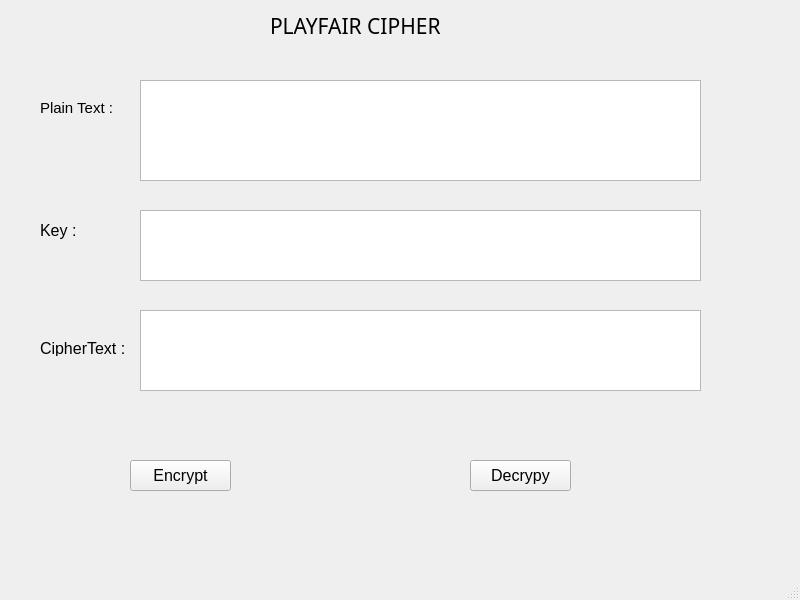
<?xml version="1.0" encoding="UTF-8"?>
<ui version="4.0">
 <class>MainWindow</class>
 <widget class="QMainWindow" name="MainWindow">
  <property name="geometry">
   <rect>
    <x>0</x>
    <y>0</y>
    <width>800</width>
    <height>600</height>
   </rect>
  </property>
  <property name="font">
   <font>
    <pointsize>12</pointsize>
   </font>
  </property>
  <property name="windowTitle">
   <string>MainWindow</string>
  </property>
  <widget class="QWidget" name="centralwidget">
   <widget class="QLabel" name="label">
    <property name="geometry">
     <rect>
      <x>270</x>
      <y>15</y>
      <width>221</width>
      <height>21</height>
     </rect>
    </property>
    <property name="font">
     <font>
      <family>Revit_HEB_DWG</family>
      <pointsize>16</pointsize>
     </font>
    </property>
    <property name="text">
     <string>PLAYFAIR CIPHER</string>
    </property>
   </widget>
   <widget class="QLabel" name="label_2">
    <property name="geometry">
     <rect>
      <x>40</x>
      <y>100</y>
      <width>81</width>
      <height>16</height>
     </rect>
    </property>
    <property name="font">
     <font>
      <pointsize>11</pointsize>
     </font>
    </property>
    <property name="text">
     <string>Plain Text :</string>
    </property>
   </widget>
   <widget class="QLabel" name="label_3">
    <property name="geometry">
     <rect>
      <x>40</x>
      <y>220</y>
      <width>47</width>
      <height>21</height>
     </rect>
    </property>
    <property name="text">
     <string>Key :</string>
    </property>
   </widget>
   <widget class="QLabel" name="label_4">
    <property name="geometry">
     <rect>
      <x>40</x>
      <y>340</y>
      <width>101</width>
      <height>16</height>
     </rect>
    </property>
    <property name="text">
     <string>CipherText : </string>
    </property>
   </widget>
   <widget class="QPlainTextEdit" name="txt_plain_text">
    <property name="geometry">
     <rect>
      <x>140</x>
      <y>80</y>
      <width>561</width>
      <height>101</height>
     </rect>
    </property>
   </widget>
   <widget class="QTextEdit" name="txt_key">
    <property name="geometry">
     <rect>
      <x>140</x>
      <y>210</y>
      <width>561</width>
      <height>71</height>
     </rect>
    </property>
   </widget>
   <widget class="QPlainTextEdit" name="txt_cipher_text">
    <property name="geometry">
     <rect>
      <x>140</x>
      <y>310</y>
      <width>561</width>
      <height>81</height>
     </rect>
    </property>
   </widget>
   <widget class="QPushButton" name="btn_encrypt">
    <property name="geometry">
     <rect>
      <x>130</x>
      <y>460</y>
      <width>101</width>
      <height>31</height>
     </rect>
    </property>
    <property name="text">
     <string>Encrypt</string>
    </property>
   </widget>
   <widget class="QPushButton" name="btn_decrypt">
    <property name="geometry">
     <rect>
      <x>470</x>
      <y>460</y>
      <width>101</width>
<height>31</height>
     </rect>
    </property>
    <property name="text">
     <string>Decrypy</string>
    </property>
   </widget>
  </widget>
  <widget class="QMenuBar" name="menubar">
   <property name="geometry">
    <rect>
     <x>0</x>
     <y>0</y>
     <width>800</width>
     <height>21</height>
    </rect>
   </property>
  </widget>
  <widget class="QStatusBar" name="statusbar"/>
 </widget>
 <resources/>
 <connections/>
</ui>
